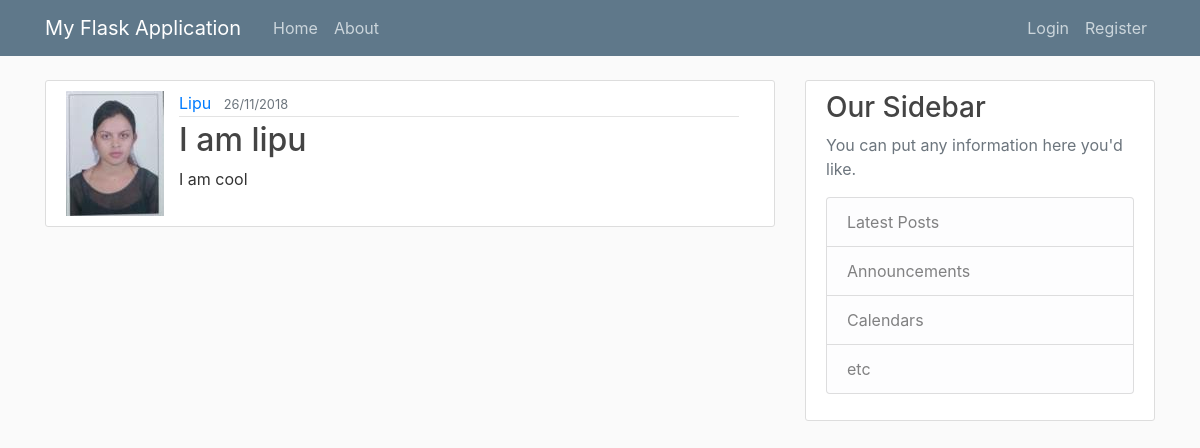
The app's page /post/17 with its own data.
### myFlaskApplication/models.py (models this page shows, shortened)
class User(db.Model, UserMixin):
    id = db.Column(db.Integer, primary_key=True)
    username = db.Column(db.String(20), unique=True, nullable=False)
    email = db.Column(db.String(20), unique=True, nullable=False)
    image_file = db.Column(db.String(20), nullable=False, default='default.jpg')
    password = db.Column(db.String(60), nullable=False)
    posts = db.relationship('Post', backref='author', lazy=True)

class Post(db.Model):
    id = db.Column(db.Integer, primary_key=True)
    title = db.Column(db.String(100), nullable=False, )
    date_posted = db.Column(db.DateTime, nullable=False, default=datetime.utcnow)
    content = db.Column(db.Text, nullable=False)
    user_id = db.Column(db.Integer, db.ForeignKey('user.id'), nullable=False)

### myFlaskApplication/routes.py (the view)
@myFlaskApp.route('/post/<int:post_id>', methods=['GET'])
def post(post_id):
    post = Post.query.get_or_404(post_id)
    return render_template('post.html', title="post.title", post=post)

### myFlaskApplication/templates/post.html (shortened to what this page needs)
{% extends "layout.html" %}
{% block content %}
    <article class="media content-section">
      <div class="media-left media-top">
          <img class="media-object" src="{{ url_for('static', filename='profile_pics/' + post.author.image_file) }}">
      </div>
      <div class="media-body container">
        <div class="article-metadata">
          <a class="mr-2" href="{{ url_for('user_posts', username=post.author.username) }}">{{ post.author.username }}</a>
          <small class="text-muted">{{ post.date_posted.strftime('%d/%m/%Y') }}</small>
        </div>
        <h2 class="article-title">{{ post.title }}</a></h2>
        <p class="article-content">{{ post.content }}</p>
      </div>
    </article>
{% endblock content %}

### myFlaskApplication/static/main.css (style rules this page uses)
body { background: #fafafa; color: #333333; margin-top: 5rem; }
h1, h2, h3, h4, h5, h6 { color: #444444; }
.content-section { background: #ffffff; padding: 10px 20px; border: 1px solid #dddddd; border-radius: 3px; margin-bottom: 20px; }
.article-title { color: #444444; }
.article-content { white-space: pre-line; }
.article-metadata { padding-bottom: 1px; margin-bottom: 4px; border-bottom: 1px solid #e3e3e3 }

### records on screen
User: image_file (picture), author.username "Lipu"
Post: date_posted "26/11/2018", title "I am lipu", content "I am cool"
